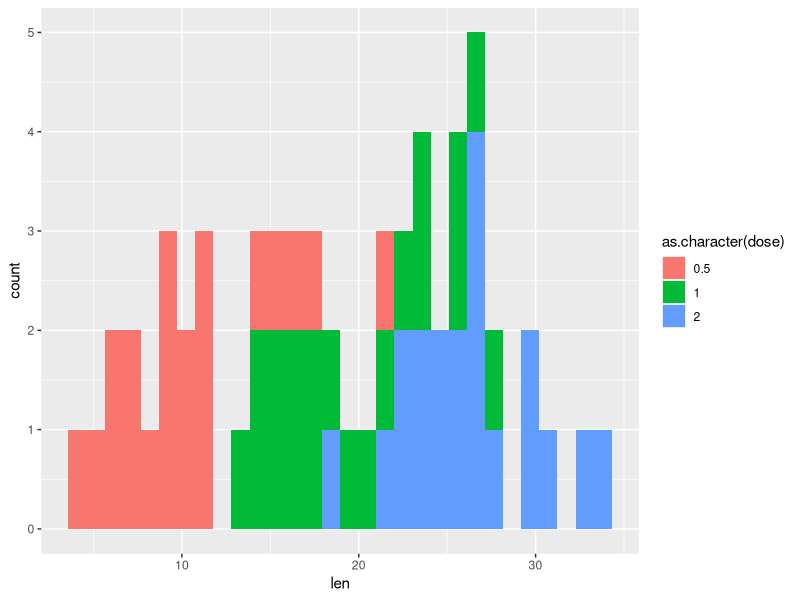

Recreate this plot in R. (Note: this script raises an error after producing the figure.)
library(ggplot2)
library(grid)
library(gridExtra)
library(datasets)


set.seed(0)
# Project part 2
tg <- ToothGrowth

ggplot(tg, aes(x=len, fill=as.character(dose))) + geom_histogram()
OJ <- subset(tg, supp=='OJ')
VC <- subset(tg, supp=='VC')

OJplot <- ggplot(OJ, aes(x=len, fill=as.character(dose))) + geom_histogram() + ggtitle('OJ')
VCplot <- ggplot(VC, aes(x=len, fill=as.character(dose))) + geom_histogram() + ggtitle('VC')

grid.arrange(OJplot, VCplot, nrow=2, main='Comparision of Vitamin C sources')

tg.mean <- aggregate(tg$len,by=list(tg$sup, factor(tg$dose)), mean)
tg.sd <- aggregate(tg$len,by=list(tg$sup, factor(tg$dose)), sd)
